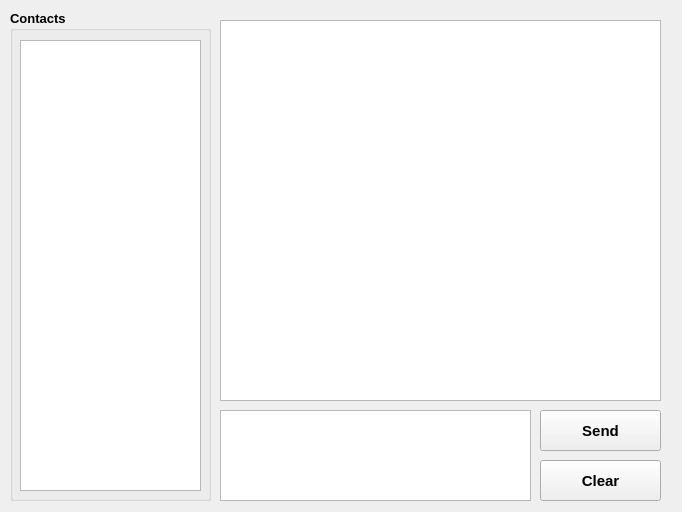
<?xml version="1.0" encoding="UTF-8"?>
<ui version="4.0">
 <class>ChatWindow</class>
 <widget class="QMainWindow" name="ChatWindow">
  <property name="geometry">
   <rect>
    <x>0</x>
    <y>0</y>
    <width>682</width>
    <height>512</height>
   </rect>
  </property>
  <property name="minimumSize">
   <size>
    <width>682</width>
    <height>512</height>
   </size>
  </property>
  <property name="maximumSize">
   <size>
    <width>682</width>
    <height>512</height>
   </size>
  </property>
  <property name="windowTitle">
   <string>MainWindow</string>
  </property>
  <widget class="QWidget" name="centralwidget">
   <widget class="QTextEdit" name="text">
    <property name="geometry">
     <rect>
      <x>220</x>
      <y>410</y>
      <width>311</width>
      <height>91</height>
     </rect>
    </property>
    <property name="font">
     <font>
      <pointsize>9</pointsize>
      <weight>75</weight>
      <bold>true</bold>
     </font>
    </property>
    <property name="styleSheet">
     <string notr="true">color: rgb(0, 85, 127);</string>
    </property>
   </widget>
   <widget class="QPushButton" name="send_button">
    <property name="geometry">
     <rect>
      <x>540</x>
      <y>410</y>
      <width>121</width>
      <height>41</height>
     </rect>
    </property>
    <property name="font">
     <font>
      <pointsize>11</pointsize>
      <weight>75</weight>
      <bold>true</bold>
     </font>
    </property>
    <property name="focusPolicy">
     <enum>Qt::ClickFocus</enum>
    </property>
    <property name="text">
     <string>Send</string>
    </property>
   </widget>
   <widget class="QGroupBox" name="groupBox">
    <property name="geometry">
     <rect>
      <x>10</x>
      <y>10</y>
      <width>201</width>
      <height>491</height>
     </rect>
    </property>
    <property name="font">
     <font>
      <pointsize>10</pointsize>
      <weight>75</weight>
      <bold>true</bold>
     </font>
    </property>
    <property name="title">
     <string>Contacts</string>
    </property>
    <widget class="QListWidget" name="contacts">
     <property name="geometry">
      <rect>
       <x>10</x>
       <y>30</y>
       <width>181</width>
       <height>451</height>
      </rect>
     </property>
     <property name="font">
      <font>
       <weight>75</weight>
       <bold>true</bold>
      </font>
     </property>
     <property name="styleSheet">
      <string notr="true">color: rgb(0, 159, 117);</string>
     </property>
    </widget>
   </widget>
   <widget class="QPushButton" name="clear_button">
    <property name="geometry">
     <rect>
      <x>540</x>
      <y>460</y>
      <width>121</width>
      <height>41</height>
     </rect>
    </property>
    <property name="font">
     <font>
      <pointsize>11</pointsize>
      <weight>75</weight>
      <bold>true</bold>
     </font>
    </property>
    <property name="text">
     <string>Clear</string>
    </property>
   </widget>
   <widget class="QTextEdit" name="text_chat">
    <property name="enabled">
     <bool>true</bool>
    </property>
    <property name="geometry">
     <rect>
      <x>220</x>
      <y>20</y>
      <width>441</width>
      <height>381</height>
     </rect>
    </property>
    <property name="font">
     <font>
      <pointsize>9</pointsize>
      <weight>75</weight>
      <bold>true</bold>
     </font>
    </property>
    <property name="styleSheet">
     <string notr="true">color: rgb(0, 85, 255);</string>
    </property>
   </widget>
  </widget>
 </widget>
 <resources/>
 <connections/>
</ui>
